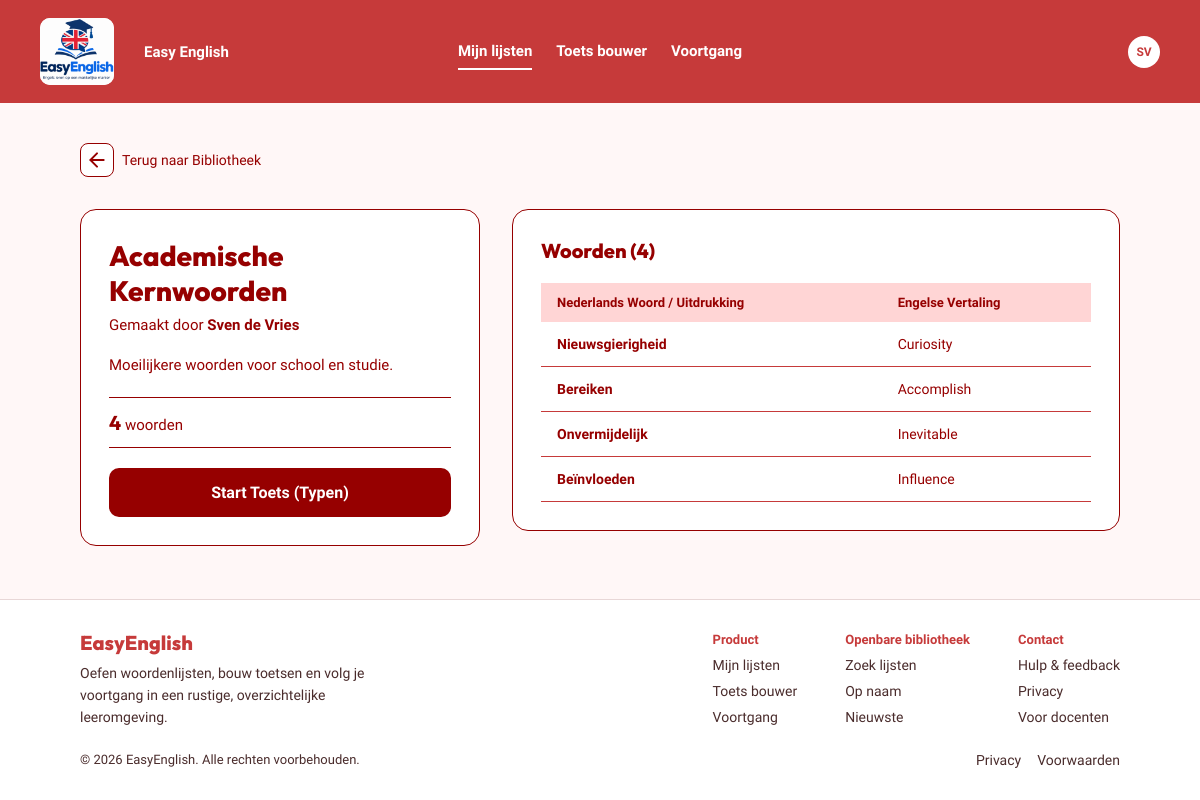
The app's page /lijst.php?id=4 (signed in), older data.
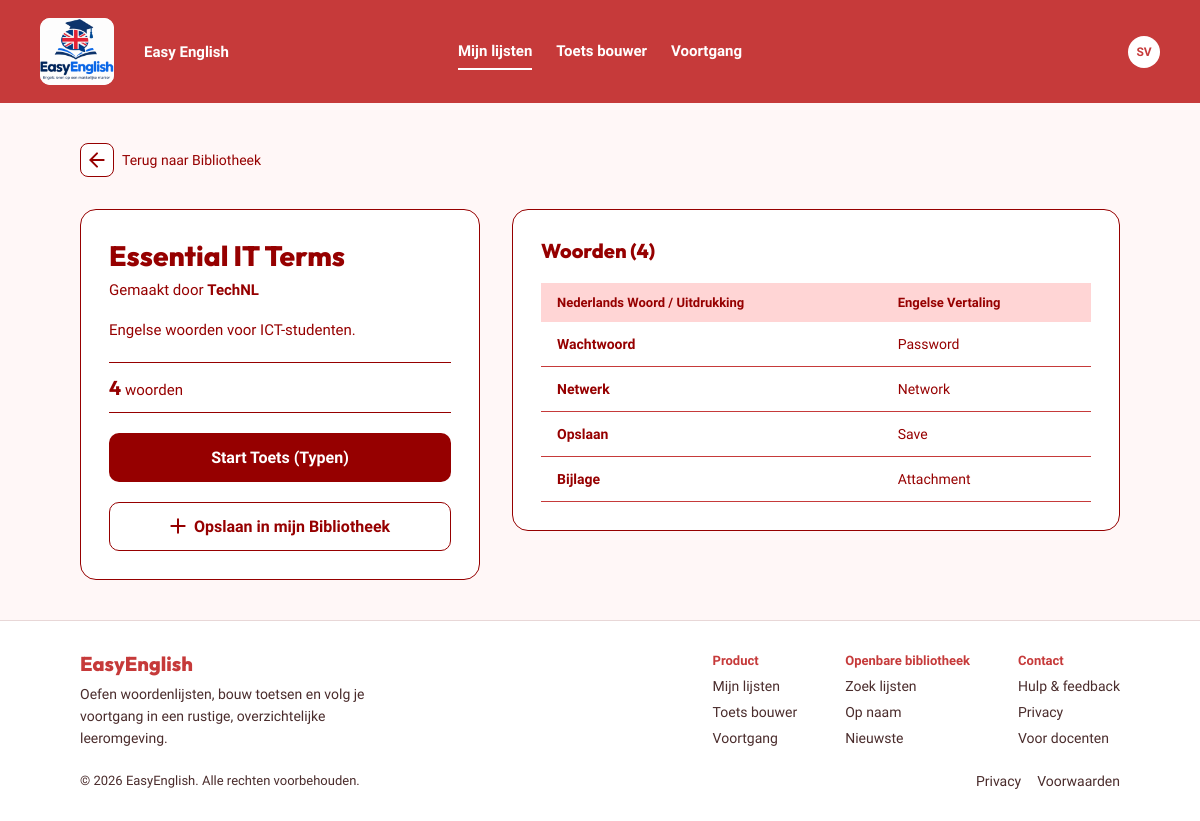
The same page, newer data.
### tables this page shows
CREATE TABLE word_lists (
    id           INT AUTO_INCREMENT PRIMARY KEY,
    user_id      INT NOT NULL,
    title        VARCHAR(150) NOT NULL,
    description  TEXT NULL,
    category     VARCHAR(50) NULL,
    direction    VARCHAR(5) NOT NULL DEFAULT 'nl-en',
    is_public    TINYINT(1) NOT NULL DEFAULT 0,
    is_published TINYINT(1) NOT NULL DEFAULT 0,
    FOREIGN KEY (user_id) REFERENCES users(id) ON DELETE CASCADE
);

CREATE TABLE users (
    id             INT AUTO_INCREMENT PRIMARY KEY,
    full_name      VARCHAR(100) NOT NULL,
    email          VARCHAR(150) NOT NULL UNIQUE,
    password_hash  VARCHAR(255) NOT NULL,
    default_public TINYINT(1) NOT NULL DEFAULT 0,
    is_admin       TINYINT(1) NOT NULL DEFAULT 0
);

CREATE TABLE words (
    id       INT AUTO_INCREMENT PRIMARY KEY,
    list_id  INT NOT NULL,
    dutch    VARCHAR(255) NOT NULL,
    english  VARCHAR(255) NOT NULL,
    position INT NOT NULL DEFAULT 0,
    FOREIGN KEY (list_id) REFERENCES word_lists(id) ON DELETE CASCADE
);

### classes/Database.php (called while the page is built)
<?php
class Database
{
    private static $pdo = null;
    public static function connect()
    {
        if (self::$pdo == null) {
            self::$pdo = new PDO('mysql:host=127.0.0.1;dbname=easyenglish;charset=utf8mb4', 'root', '');
            self::$pdo->setAttribute(PDO::ATTR_ERRMODE, PDO::ERRMODE_EXCEPTION);
            self::$pdo->setAttribute(PDO::ATTR_DEFAULT_FETCH_MODE, PDO::FETCH_ASSOC);
        }
        return self::$pdo;
    }
}

### classes/WordList.php (called while the page is built, shortened)
<?php
class WordList
{
    private $db;
    public function __construct()
    {
        $this->db = Database::connect();
    }
    public function getById($id)
    {
        $stmt = $this->db->prepare('
            SELECT word_lists.*, users.full_name,
                (SELECT COUNT(*) FROM words WHERE words.list_id = word_lists.id) AS word_count
            FROM word_lists
            JOIN users ON users.id = word_lists.user_id
            WHERE word_lists.id = ?
        ');
        $stmt->execute([$id]);
        return $stmt->fetch();
    }
    public function getWords($listId)
    {
        $stmt = $this->db->prepare('SELECT * FROM words WHERE list_id = ? ORDER BY position');
        $stmt->execute([$listId]);
        return $stmt->fetchAll();
    }
}

### includes/init.php (called while the page is built, shortened)
<?php
require_once __DIR__ . '/../classes/Database.php';
require_once __DIR__ . '/../classes/User.php';
require_once __DIR__ . '/../classes/WordList.php';
if (isset($_SESSION['user_id'])) {
    $userClass = new User();
    $user = $userClass->getById($_SESSION['user_id']);
}

### classes/User.php (called while the page is built, shortened)
<?php
class User
{
    private $db;
    public function __construct()
    {
        $this->db = Database::connect();
    }
    public function getById($id)
    {
        $stmt = $this->db->prepare('SELECT * FROM users WHERE id = ?');
        $stmt->execute([$id]);
        return $stmt->fetch();
    }
}

### lijst.php (the view, shortened to what this page needs)
<?php
require 'includes/init.php';
$wordList = new WordList();
$lijst = $wordList->getById($_GET['id']);
$woorden = $wordList->getWords($lijst['id']);
include 'includes/header.php';
?>
<main class="page">
    <a class="breadcrumb" href="index.php#bibliotheek">
        <span class="back-btn"><img src="assets/icons/arrow-left.svg" alt=""></span>
        Terug naar Bibliotheek
    </a>
    <div class="detail-split">
        <div class="meta-column">
            <div class="card card-dark-border">
                <div>
                    <h1 class="detail-title"><?= htmlspecialchars($lijst['title']) ?></h1>
                    <p>Gemaakt door <b><?= htmlspecialchars($lijst['full_name']) ?></b></p>
                </div>
                <?php if ($lijst['description']) { ?>
                    <p class="detail-description"><?= htmlspecialchars($lijst['description']) ?></p>
                <?php } ?>
                <div class="stats-row">
                    <strong><?= $lijst['word_count'] ?></strong> woorden
                </div>
                <a class="btn btn-dark" href="toets.php?id=<?= $lijst['id'] ?>&start=1">Start Toets (Typen)</a>
                <?php if ($lijst['user_id'] != $user['id']) { ?>
                    <form method="post">
                        <button class="btn btn-outline-dark" type="submit" name="opslaan">
                            <img src="assets/icons/plus-small.svg" alt=""> Opslaan in mijn Bibliotheek
                        </button>
                    </form>
                <?php } ?>
            </div>
        </div>
        <div class="words-column">
            <div class="card card-dark-border">
                <h2 class="card-title">Woorden (<?= count($woorden) ?>)</h2>
                <table class="data-table">
                    <tr>
                        <th>Nederlands Woord / Uitdrukking</th>
                        <th>Engelse Vertaling</th>
                    </tr>
                    <?php foreach ($woorden as $woord) { ?>
                        <tr>
                            <td class="strong"><?= htmlspecialchars($woord['dutch']) ?></td>
                            <td><?= htmlspecialchars($woord['english']) ?></td>
                        </tr>
                    <?php } ?>
                </table>
            </div>
        </div>
    </div>
</main>
<?php include 'includes/footer.php'; ?>

Row changes from the older to the newer data that the page shows:
removed words: dutch "Nieuwsgierigheid", english "Curiosity"
removed words: dutch "Bereiken", english "Accomplish"
removed words: dutch "Onvermijdelijk", english "Inevitable"
removed words: dutch "Beïnvloeden", english "Influence"
changed word_lists: title "Academische Kernwoorden" → "Essential IT Terms"; user.full_name "Sven de Vries" → "TechNL"; description "Moeilijkere woorden voor school en studie." → "Engelse woorden voor ICT-studenten."; user_id 1 → 3 (drawn)
now on this page (row edited): words: dutch "Wachtwoord", english "Password"
now on this page (row edited): words: dutch "Netwerk", english "Network"
now on this page (row edited): words: dutch "Opslaan", english "Save"
now on this page (row edited): words: dutch "Bijlage", english "Attachment"
Text that changed along with them:
text now shown: "Opslaan in mijn Bibliotheek"
